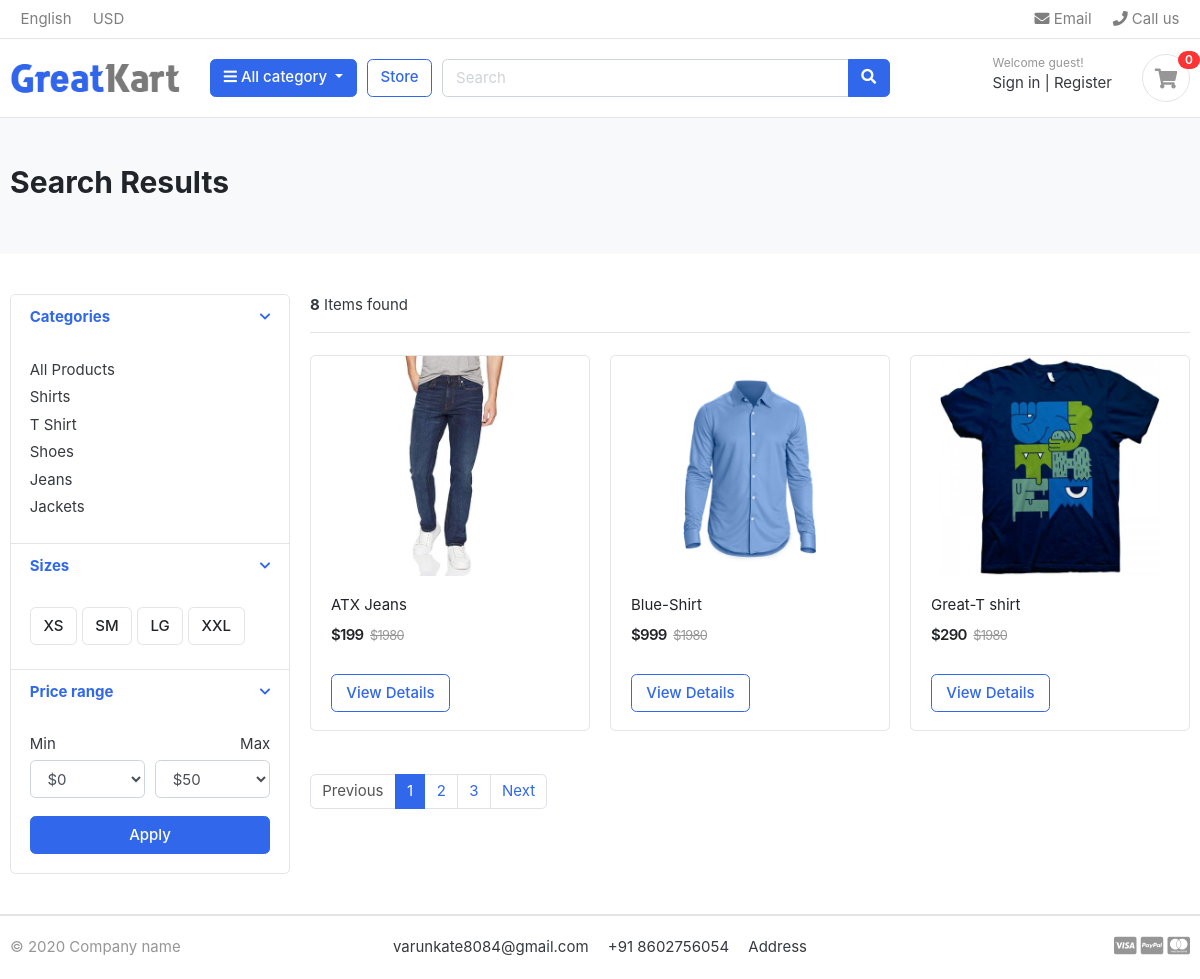
/store/, run on the app's committed database.
### category/models.py (models this page shows, shortened)
class Category(models.Model):
    category_name = models.CharField(max_length=50,unique=True)
    slug = models.SlugField(max_length=100,unique=True)
    description = models.TextField(max_length=250,blank=True)
    cat_image = models.ImageField(upload_to='photos/categories',blank=True)
    class Meta:
        verbose_name = 'category'
        verbose_name_plural = 'categories'
    def get_url(self):
        return reverse('product_by_category',args=[self.slug])

### store/models.py (models this page shows, shortened)
class Product(models.Model):
    product_name = models.CharField(max_length=200,unique=True)
    slug  = models.SlugField(max_length=200,unique=True)
    description = models.TextField(max_length=500,blank=True)
    price = models.IntegerField()
    imapge = models.ImageField(upload_to='photos/products')
    stock = models.IntegerField()
    is_available = models.BooleanField(default=True)
    category = models.ForeignKey(Category,on_delete=models.CASCADE)
    created_date = models.DateTimeField(auto_now_add=True)
    modified_date = models.DateTimeField(auto_now=True)
    def get_url(self):
        return reverse('product_detail',args=[self.category.slug,self.slug])

### store/views.py (the view)
# urls.py: path('store/',include('store.urls')),
def store(request,category_slug=None):
    categories = None
    products = None
    if category_slug != None:
        categories = get_object_or_404(Category,slug=category_slug)
        products = Product.objects.filter(category=categories,is_available=True)
        paginator = Paginator(products,3)
        page = request.GET.get('page')
        paged_products = paginator.get_page(page)
        products_count = products.count()
    else:
        products = Product.objects.all().filter(is_available = True).order_by('id')
        paginator = Paginator(products,3)
        page = request.GET.get('page')
        paged_products = paginator.get_page(page)
        products_count = products.count()
    context = {'StoreProducts':paged_products,'product_count':products_count}
    return render(request,'store/store.html',context)

### carts/context_processors.py (called while the page is built)
def counter(request):
    cart_count=0
    if 'admin' in request.path:
        return {}
    else:
        try:
            cart = Cart.objects.filter(cart_id=_cart_id(request))
            cart_items = CartItem.objects.all().filter(cart=cart[:1])
            for cart_item in cart_items:
              cart_count +=  cart_item.quantity
        except Cart.DoesNotExist:
            cart_count = 0
    return dict(cart_count=cart_count)

### carts/views.py (called while the page is built)
def _cart_id(request):
    cart = request.session.session_key
    if not cart:
        cart = request.session.create()
    return cart

### category/context_processors.py (called while the page is built)
def menu_links(request):
    links = Category.objects.all()
    return dict(links=links)

### templates/store/store.html (shortened to what this page needs)
{% extends 'base.html' %}
{% load static %}
{% block content %}
<section class="section-pagetop bg">
<div class="container">
	{% if 'search in request.path '%}
	<h2 class="title-page">Search Results</h2>
	{% else %}
	<h2 class="title-page">Our Store</h2>
	{% endif %}
</div>
</section>
<section class="section-content padding-y">
<div class="container">
<div class="row">
	<aside class="col-md-3">
<div class="card">
	<article class="filter-group">
		<header class="card-header">
			<a href="#" data-toggle="collapse" data-target="#collapse_1" aria-expanded="true" class="">
				<i class="icon-control fa fa-chevron-down"></i>
				<h6 class="title">Categories</h6>
			</a>
		</header>
		<div class="filter-content collapse show" id="collapse_1" style="">
			<div class="card-body">
				<ul class="list-menu">
				<li><a href="{% url 'store'%}">All Products</a></li>
					{% for categories in links %}
				<li><a href="{{categories.get_url}}">{{categories.category_name}}</a></li>
					{% endfor %}
				</ul>
			</div>
		</div>
	</article>
	<article class="filter-group">
		<header class="card-header">
			<a href="#" data-toggle="collapse" data-target="#collapse_4" aria-expanded="true" class="">
				<i class="icon-control fa fa-chevron-down"></i>
				<h6 class="title">Sizes </h6>
			</a>
		</header>
		<div class="filter-content collapse show" id="collapse_4" style="">
			<div class="card-body">
			  <label class="checkbox-btn">
			    <span class="btn btn-light"> XS </span>
			  </label>
			  <label class="checkbox-btn">
			    <span class="btn btn-light"> SM </span>
			  </label>
			  <label class="checkbox-btn">
			    <span class="btn btn-light"> LG </span>
			  </label>
			  <label class="checkbox-btn">
			    <span class="btn btn-light"> XXL </span>
			  </label>
		</div>
		</div>
	</article>
	<article class="filter-group">
		<header class="card-header">
			<a href="#" data-toggle="collapse" data-target="#collapse_3" aria-expanded="true" class="">
				<i class="icon-control fa fa-chevron-down"></i>
				<h6 class="title">Price range </h6>
			</a>
		</header>
		<div class="filter-content collapse show" id="collapse_3" style="">
			<div class="card-body">
				<div class="form-row">
				<div class="form-group col-md-6">
				  <label>Min</label>
				  	<select class="mr-2 form-control">
						<option value="0">$0</option>
					</select>
				</div>
				<div class="form-group text-right col-md-6">
				  <label>Max</label>
				  	<select class="mr-2 form-control">
						<option value="50">$50</option>
					</select>
				</div>
				</div>
				<button class="btn btn-block btn-primary">Apply</button>
			</div>
		</div>
	</article>
</div>
	</aside>
	<main class="col-md-9">
<header class="border-bottom mb-4 pb-3">
		<div class="form-inline">
			<span class="mr-md-auto"><b>{{product_count}}</b> Items found </span>
		</div>
</header>
<div class="row">
{% if StoreProducts %}
	{% for products in StoreProducts %}
	<div class="col-md-4">
		<figure class="card card-product-grid">
			<div class="img-wrap">
				<a href="{{products.get_url}}"><img src="{{products.imapge.url}}"></a>
			</div>
			<figcaption class="info-wrap">
				<div class="fix-height">
					<a href="{{products.get_url}}" class="title">{{products.product_name}}</a>
					<div class="price-wrap mt-2">
						<span class="price">${{products.price}}</span>
						<del class="price-old">$1980</del>
					</div>
				</div>
				<a href="{{products.get_url}}" class="btn btn-block btn-outline-primary w-50">View Details </a>
			</figcaption>
		</figure>
	</div>
    {% endfor %}
	{% else %}
	<div>
		<h2 class="text-center " style="font-weight:250">No result Found. Try Again....</h2>
	</div>
	{% endif %}
</div>
<nav class="mt-4" aria-label="Page navigation sample">
	{% if StoreProducts.has_other_pages %}
	  <ul class="pagination">
	  {% if StoreProducts.has_previous %}
        <li class="page-item"><a class="page-link" href="?page={{StoreProducts.previous_page_number}}">Previous</a></li>
      {% else %}
	    <li class="page-item disabled"><a class="page-link" href="#">Previous</a></li>
	  {% endif %}
	  {% for i in StoreProducts.paginator.page_range %}
	    {% if StoreProducts.number == i %}
	  		   <li class="page-item active"><a class="page-link" href="#">{{i}}</a></li>
	    {% else %}
	           <li class="page-item"><a class="page-link" href="?page={{i}}">{{i}}</a></li>
        {% endif%}
      {% endfor %}
	  {% if StoreProducts.has_next %}
	      <li class="page-item"><a class="page-link" href="?page={{StoreProducts.next_page_number}}">Next</a></li>
	  {% else %}
	      <li class="page-item disabled"><a class="page-link" href="#">Next</a></li>
      {% endif %}
	  </ul>
	{% endif %}
</nav>
	</main>
</div>
</div>
</section>
{% endblock %}

### static/css/ui.css (style rules this page uses)
html { font-family: "Inter", sans-serif; font-size: 15px; }
.img-wrap { text-align: center; display: block; }
.img-wrap img { max-width: 100%; }
.price-wrap { letter-spacing: -0.7px; }
.padding-y { padding-top: 40px; padding-bottom: 40px; }
figure { margin-bottom: 0; }
article:after, .form-group:after { display: block; clear: both; content: ""; }
.bg { background-color: #f8f9fa; }
.title-page { color: #212529; }
.btn-light { background-color: #fff; border-color: #e4e4e4; }
[class*=list-] li:after { visibility: hidden; display: block; content: ""; overflow: hidden; height: 0; clear: both; }
.list-menu { list-style: none; margin: 0; padding-left: 0; }
.list-menu li { margin-bottom: 5px; }
.list-menu a { color: #343a40; }
[class*=card-product] a.title { color: #212529; display: block; }
[class*=card-product] .img-wrap { overflow: hidden; position: relative; }
[class*=card-product] .img-wrap img { height: 100%; max-width: 100%; width: auto; display: inline-block; -o-object-fit: cover; object-fit: cover; }
.card-product-grid { margin-bottom: 20px; }
.card-product-grid .img-wrap { border-radius: 0.2rem 0.2rem 0 0; height: 220px; }
.card-product-grid .info-wrap { overflow: hidden; padding: 18px 20px; }
.card-product-grid .fix-height { height: 80px; overflow: hidden; }
.card .img-wrap { overflow: hidden; }
.price { font-weight: 600; color: #212529; }
.price-old { color: #969696; margin-left: 3px; font-size: 85%; }
.icon-control { margin-top: 5px; float: right; font-size: 80%; }
.card-header .title { margin-bottom: 0; line-height: 1.5; }
.filter-group { border-bottom: 1px solid #e4e4e4; }
.filter-group .card-header { border-bottom: 0; }
.filter-group:last-child { border-bottom: 0; }
.checkbox-btn { position: relative; }
.section-pagetop { padding: 45px 0; }

### data on the page
Category: category_name "Shirts"
Category: category_name "T Shirt"
Category: category_name "Shoes"
Category: category_name "Jeans"
Category: category_name "Jackets"
Product: imapge (picture), product_name "ATX Jeans", price "199"
Product: imapge (picture), product_name "Blue-Shirt", price "999"
Product: imapge (picture), product_name "Great-T shirt", price "290"

### other printed values
{{ cart_count }} "0"
{{ product_count }} "8"
{{ i }} "1"
{{ i }} "2" "3"
